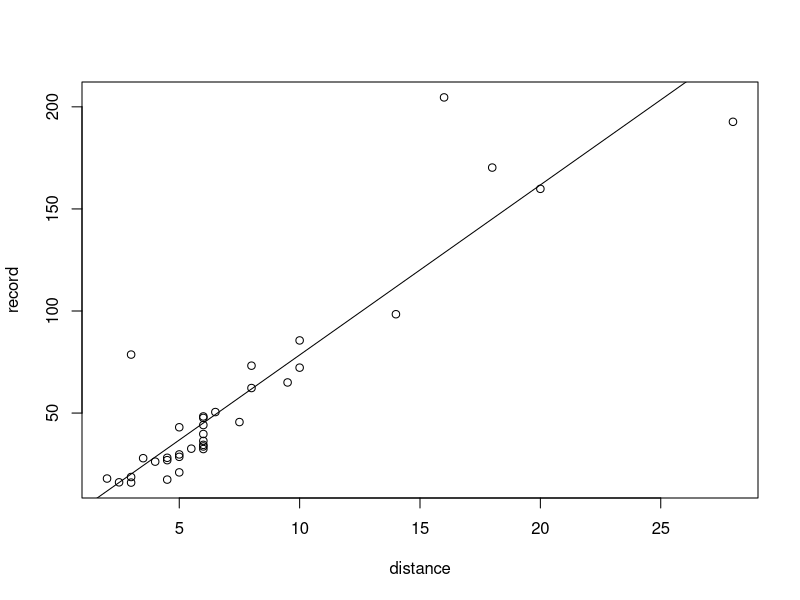
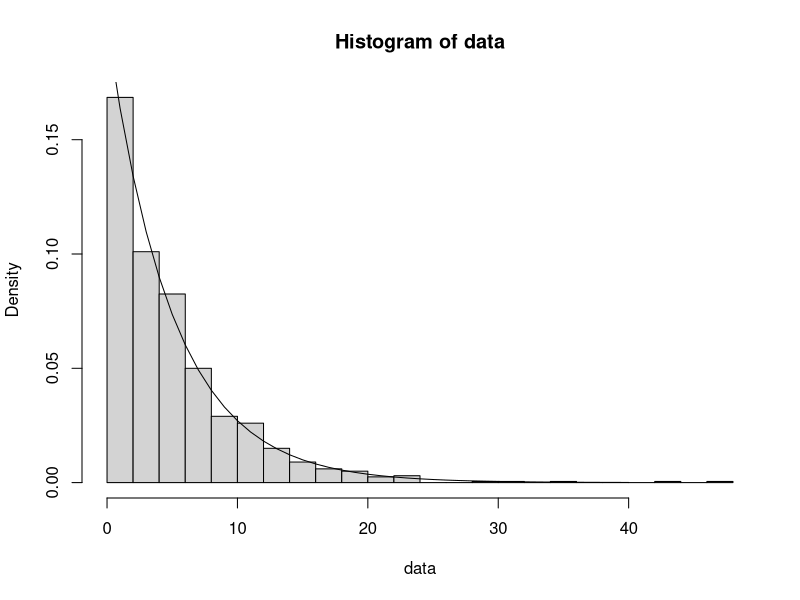
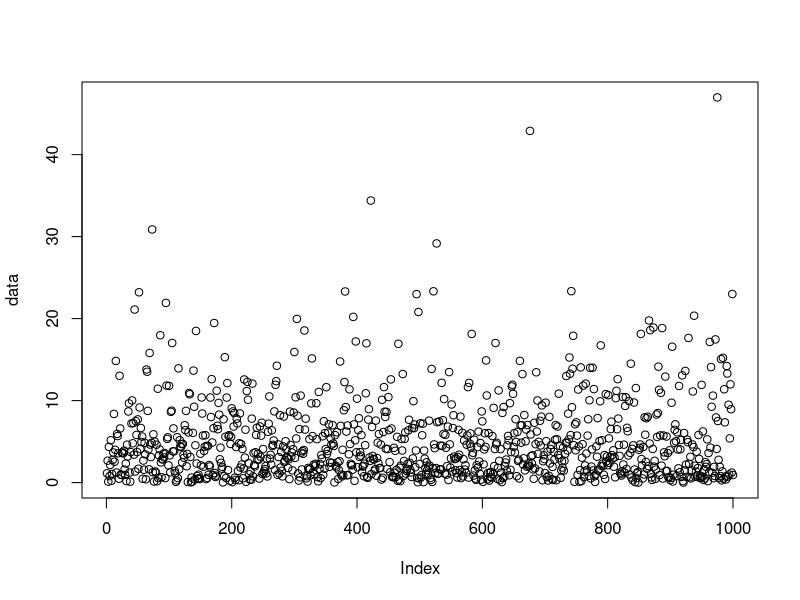
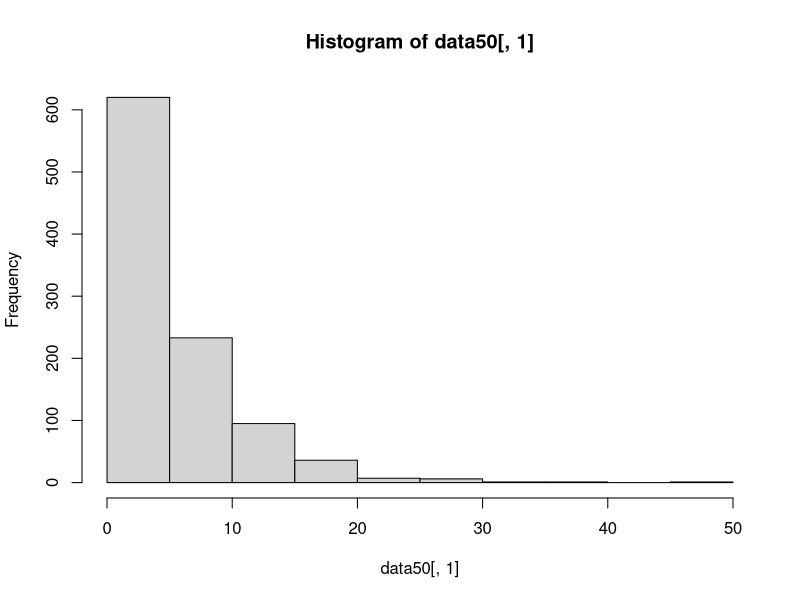
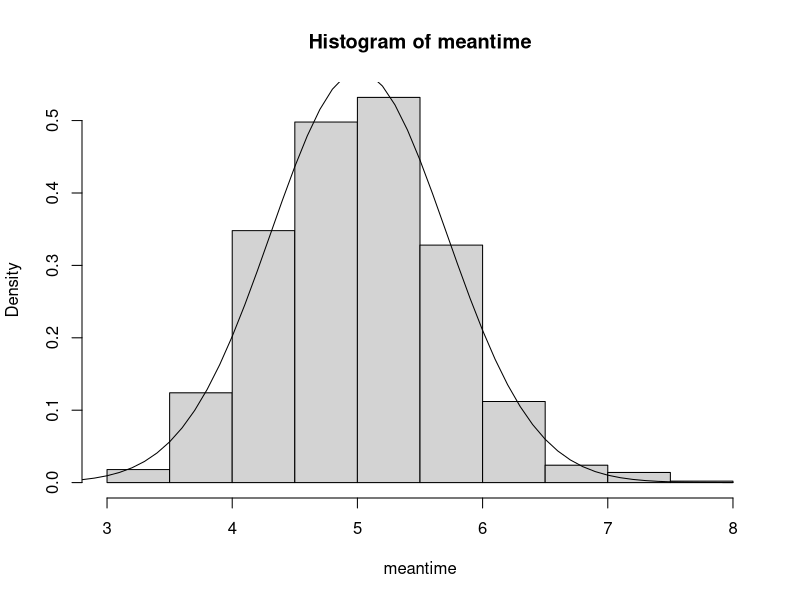

The R source for these figures, in order:
#Linear Models
library(MASS)
names(hills)<-c("distance","height.climbed","record")
attach(hills)
out<-lm(record~distance)
summary(out)
plot(distance,record)
abline(out)
out<-lm(record~distance+height.climbed)
summary(out)
out$fitted.values
residuals=record-out$fitted.values
summary(residuals)

#Central limit theorem
data<-rexp(1000,rate=1/5)
hist(data, freq=FALSE, breaks = 20)
x<-0:40
y<-dexp(x,rate=1/5)
lines(x,y)

#Exercise 1
mean(data)
sd(data)
median(data)
IQR(data)

#Exercise 2
#The theoretical mean of the exp distribution is in this case 5, the sd is 5 as well
# For the theoretical median we calculate the probability of P(X<=x)=1/2 where X~Exp(1/5)
qexp(0.5,rate=1/5) #This returns the value of x such that P(X<=x)=1/2 where X~Exp(1/5)
qexp(3/4,rate=1/5)-qexp(1/4, rate = 1/5) #IQR = Q3-Q1


data50<-matrix(rexp(1000*50,rate=1/5),nrow=1000,ncol=50)
plot(data)
hist(data50[,1])
meantime<-rowMeans(data50) #Mean of each bank (row)

#Exercise 3
hist(meantime,freq=FALSE)
x<-seq(2,8,0.1)
y<-dnorm(x,mean=mean(meantime),sd=sd(meantime))
lines(x,y)

#Exercise 4
